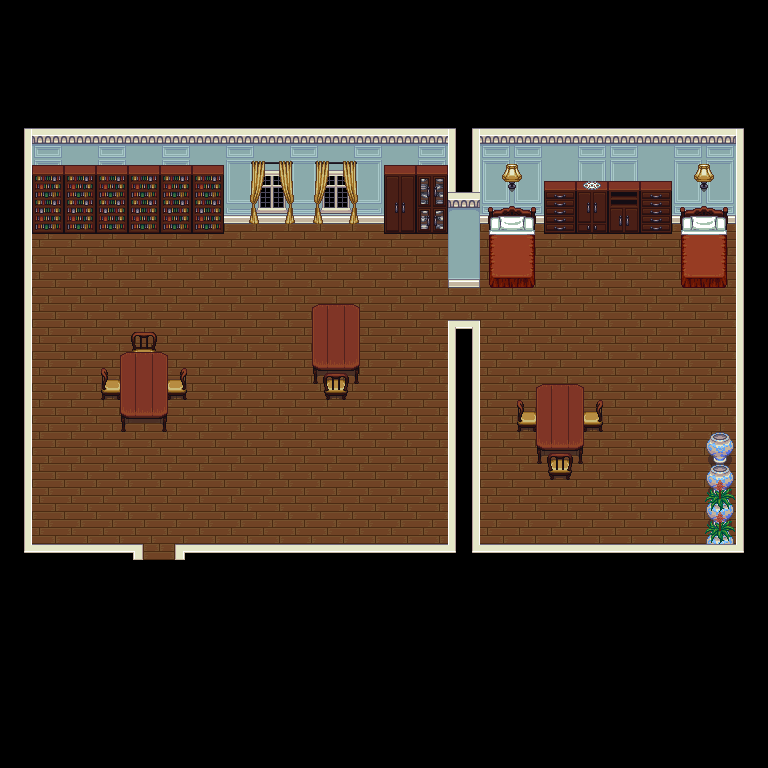

Rendered tile map (Tiled .tmx) drawn with the repository's tilesets; below, a short description and the map source with its tile grids summarised:
An orthogonal 24x24 tile map with 32x32 px tiles, 10 tile layers (floor, walls_a, walls_c, walls_b, ...), 3 tilesets.

<map version="1.0" orientation="orthogonal" width="24" height="24" tilewidth="32" tileheight="32">
 <tileset firstgid="1" source="../../gamesprites/house.tsx" />
 <tileset firstgid="122" source="../../gamesprites/inside.tsx" />
 <tileset firstgid="291" name="cabinets" tilewidth="32" tileheight="32">
  <image source="../../gamesprites/cabinets.png" width="416" height="416" />
 </tileset>
 <layer name="floor" width="24" height="24">
  <data>[576 cells, 213 non-empty, 1 distinct tile ids]</data>
 </layer>
 <layer name="walls_a" width="24" height="24">
  <data>[576 cells, 121 non-empty, 19 distinct tile ids]</data>
 </layer>
 <layer name="walls_c" width="24" height="24">
  <data>[576 cells, 24 non-empty, 7 distinct tile ids]</data>
 </layer>
 <layer name="walls_b" width="24" height="24">
  <data>[576 cells, 31 non-empty, 10 distinct tile ids]</data>
 </layer>
 <layer name="windows" width="24" height="24">
  <data>[576 cells, 4 non-empty, 2 distinct tile ids]</data>
 </layer>
 <layer name="curtains_a" width="24" height="24">
  <data>[576 cells, 10 non-empty, 6 distinct tile ids]</data>
 </layer>
 <layer name="curtains_b" width="24" height="24">
  <data>[576 cells, 6 non-empty, 6 distinct tile ids]</data>
 </layer>
 <layer name="furniture_b" width="24" height="24">
  <data>[576 cells, 13 non-empty, 7 distinct tile ids]</data>
 </layer>
 <layer name="furniture_a" width="24" height="24">
  <data>[576 cells, 81 non-empty, 44 distinct tile ids]</data>
 </layer>
 <layer name="furniture_c" width="24" height="24">
  <data>[576 cells, 8 non-empty, 8 distinct tile ids]</data>
 </layer>
</map>
